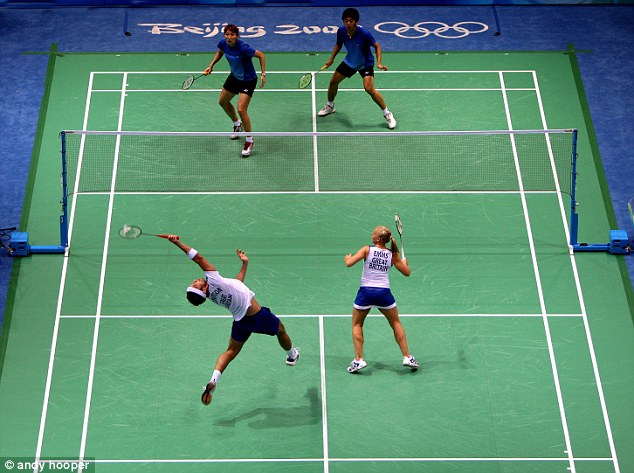
#> input picture data/badtest.jpg, 634 x 473 px
$ python -i badminton_pose_detector.py   (imports and definitions only)
#> lines starting #> are read from the running program, lines starting #| are printed output that depends on the picture
# coding: utf-8
import cv2
import sys
import math
import time
import argparse
import numpy as np
from scipy.ndimage.filters import gaussian_filter

import chainer
from chainer import cuda, serializers, functions as F

from original.entity import params, JointType
from models.CocoPoseNet import CocoPoseNet


class PoseDetector(object):
    def __init__(self, arch=None, weights_file=None, model=None, device=-1, precise=False):
        self.arch = arch
        self.precise = precise
        if model is not None:
            self.model = model
        else:
            print('Loading the model...')
            self.model = params['archs'][arch]()

            if weights_file:
                serializers.load_npz(weights_file, self.model)

        self.device = device
        if self.device >= 0:
            cuda.get_device_from_id(device).use()
            self.model.to_gpu()

            # create gaussian filter
            self.gaussian_kernel = self.create_gaussian_kernel(params['gaussian_sigma'], params['ksize'])[None, None]
            self.gaussian_kernel = cuda.to_gpu(self.gaussian_kernel)

    # compute gaussian filter
    # [483 lines left out: functions create_gaussian_kernel, pad_image, compute_optimal_size, compute_peaks_from_heatmaps, compute_candidate_connections, compute_connections and 14 more, not called in this run]


# [33 lines not run here, left out]

>>> import cv2
>>> picture = cv2.imread('data/badtest.jpg', cv2.IMREAD_GRAYSCALE)
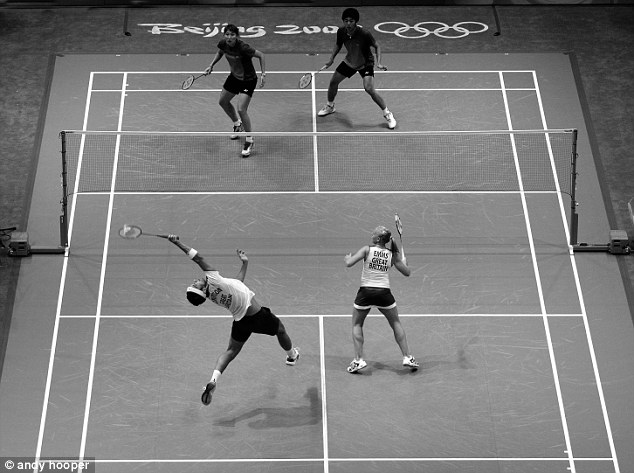
#> picture: shape (473, 634); min 0, max 255, mean 124.6
>>> result = PoseDetector()(picture)
#> (the run stopped early here; a loop or call above may not have finished)
